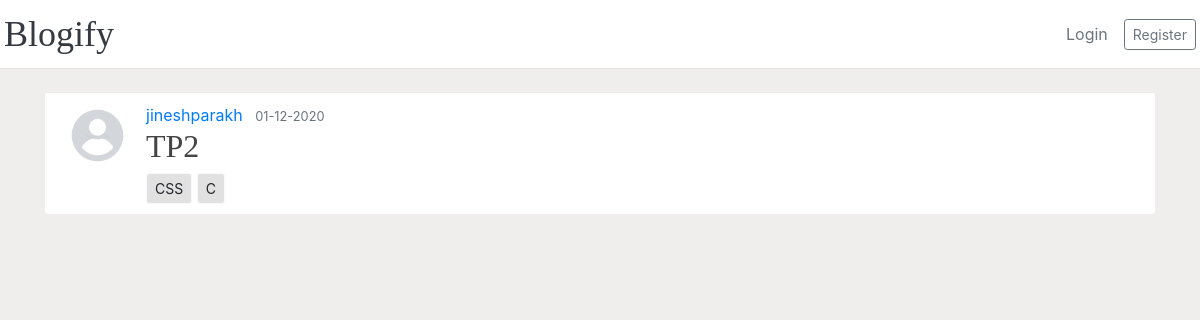
The page /post/2 on the database as committed earlier.
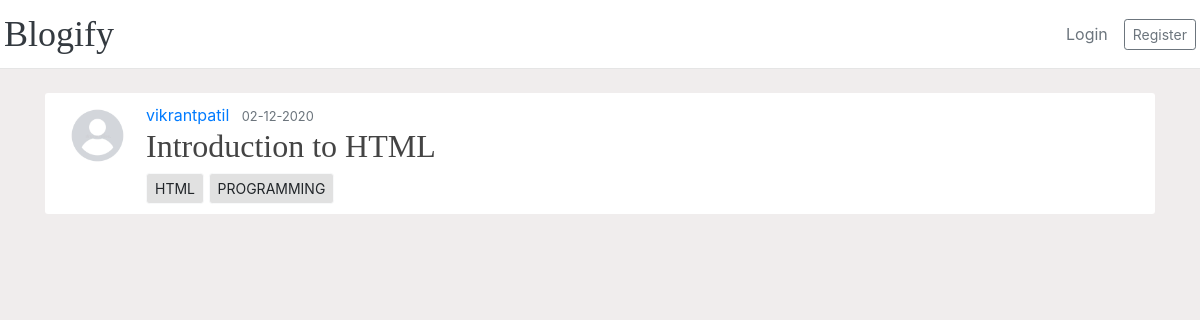
The same page on the database as committed later.
### app/models.py (models this page shows, shortened)
class User(db.Model, UserMixin):
    id=db.Column(db.Integer, primary_key=True)
    username=db.Column(db.String(20), unique=True,nullable=False)
    email=db.Column(db.String(120), unique=True,nullable=False)
    image_file=db.Column(db.String(20), nullable=False,default='default.jpeg')
    password=db.Column(db.String(60), nullable=False)
    posts=db.relationship('Post', backref='author', lazy=True)

class Post(db.Model):
    id=db.Column(db.Integer, primary_key=True)
    title=db.Column(db.String(100), nullable=False)
    created_at=db.Column(db.DateTime, nullable=False, default=datetime.utcnow)
    updated_at=db.Column(db.DateTime, nullable=False, default=datetime.utcnow)
    content=db.Column(db.Text, nullable=False)
    user_id=db.Column(db.Integer, db.ForeignKey('user.id'), nullable=False)
    tags = db.relationship('Tag', secondary='post_tag', lazy='dynamic', back_populates='posts')

class Tag(db.Model):
    id=db.Column(db.Integer, primary_key=True)
    value=db.Column(db.String(100), nullable=False, unique=True)
    posts = db.relationship('Post', secondary='post_tag', lazy='dynamic', back_populates='tags')

### app/posts/routes.py (the view)
@posts.route('/post/<int:post_id>')
def post(post_id):
    post=Post.query.get_or_404(post_id)
    return render_template('post.html', title=post.title, post=post)

### app/templates/post.html (shortened to what this page needs)
{%extends 'layout.html'%}
 {%block body%}
<article class="media content-section mt-4">
	<img
		src="{{url_for('static',filename='profile_pics/'+post.author.image_file)}}"
		alt=""
		class="rounded-circle article-img"
	/>
	<div class="media-body">
		<div class="article-metadata">
			<a
				class="mr-2"
				href="{{url_for('users.user_posts',post_id=post.id,username=post.author.username)}}"
				>{{ post.author.username }}</a
			>
			<small class="text-muted"
				>{{ post.created_at.strftime('%d-%m-%Y') }}</small
			>
		</div>
    <h2 class="article-title">{{ post.title }}</h2>
    <div class="mt-2">
      {%if post.tags %}
              {% for tag in post.tags %}
                <a href="{{url_for('tags.searchPostsViaTag', selectedTag=tag.value)}}" class="btn btn-light btn-sm">{{tag.value}}</a>
              {%endfor%}
      {%endif%}
    </div>
	</div>
</article>
{%endblock%}

Rows that differ between the two databases and show on the page:
no longer on this page (row unchanged): User: image_file (placeholder picture), author.username "jineshparakh"
no longer on this page (row unchanged): Tag: value "CSS"
no longer on this page (row unchanged): Tag: value "C"
added User: image_file (placeholder picture), author.username "vikrantpatil"
changed Post: created_at "01-12-2020" → "02-12-2020"; title "TP2" → "Introduction to HTML"
now on this page (row unchanged): Tag: value "HTML"
added Tag: value "PROGRAMMING"
